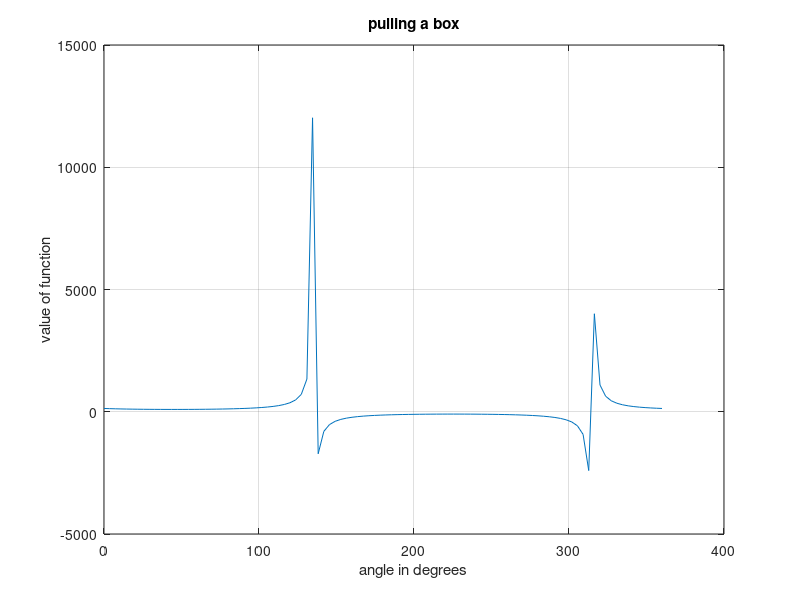

This chart was generated by the following MATLAB code: (Note: this script raises an error after producing the figure.)
close all; clear; clc;
g = 9.81;
mu = 0.55;
F = 150;
m = 25;
format long;
func = @(x) (mu*m*g)/(cosd(x)+sind(x));
x = linspace(0,360,100);
y = (mu*m*g)./(cosd(x)+sind(x));
plot(x,y)
xlabel('angle in degrees')
ylabel('value of function')
title('pulling a box')
grid 
xu= 130
xl = 150
maxit=200;
bisect(func, xl, xu, es, maxit)